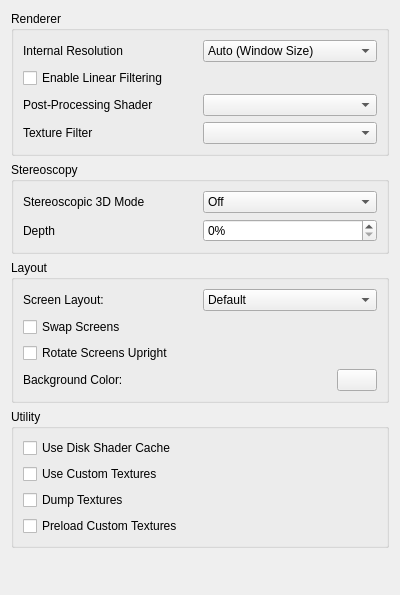
<?xml version="1.0" encoding="UTF-8"?>
<!-- Modified for Cara on 2026-11-12; see NOTICE for attribution. -->
<ui version="4.0">
 <class>ConfigureEnhancements</class>
 <widget class="QWidget" name="ConfigureEnhancements">
  <property name="geometry">
   <rect>
    <x>0</x>
    <y>0</y>
    <width>400</width>
    <height>595</height>
   </rect>
  </property>
  <property name="minimumSize">
   <size>
    <width>0</width>
    <height>0</height>
   </size>
  </property>
  <property name="windowTitle">
   <string>Form</string>
  </property>
  <layout class="QVBoxLayout" name="verticalLayout">
   <item>
    <widget class="QGroupBox" name="rendererBox">
     <property name="title">
      <string>Renderer</string>
     </property>
     <layout class="QVBoxLayout" name="verticalLayout_6">
      <item>
       <layout class="QHBoxLayout" name="horizontalLayout">
        <item>
         <widget class="QLabel" name="label">
          <property name="text">
           <string>Internal Resolution</string>
          </property>
         </widget>
        </item>
        <item>
         <widget class="QComboBox" name="resolution_factor_combobox">
          <item>
           <property name="text">
            <string>Auto (Window Size)</string>
           </property>
          </item>
          <item>
           <property name="text">
            <string>Native (400x240)</string>
           </property>
          </item>
          <item>
           <property name="text">
            <string>2x Native (800x480)</string>
           </property>
          </item>
          <item>
           <property name="text">
            <string>3x Native (1200x720)</string>
           </property>
          </item>
          <item>
           <property name="text">
            <string>4x Native (1600x960)</string>
           </property>
          </item>
          <item>
           <property name="text">
            <string>5x Native (2000x1200)</string>
           </property>
          </item>
          <item>
           <property name="text">
            <string>6x Native (2400x1440)</string>
           </property>
          </item>
          <item>
           <property name="text">
            <string>7x Native (2800x1680)</string>
           </property>
          </item>
          <item>
           <property name="text">
            <string>8x Native (3200x1920)</string>
           </property>
          </item>
          <item>
           <property name="text">
            <string>9x Native (3600x2160)</string>
           </property>
          </item>
          <item>
           <property name="text">
            <string>10x Native (4000x2400)</string>
           </property>
          </item>
         </widget>
        </item>
       </layout>
      </item>
      <item>
       <widget class="QCheckBox" name="toggle_linear_filter">
        <property name="text">
         <string>Enable Linear Filtering</string>
        </property>
       </widget>
      </item>
      <item>
       <layout class="QHBoxLayout" name="horizontalLayout_11">
        <item>
         <widget class="QLabel" name="label_2">
          <property name="text">
           <string>Post-Processing Shader</string>
          </property>
         </widget>
        </item>
        <item>
         <widget class="QComboBox" name="shader_combobox"/>
        </item>
       </layout>
      </item>
      <item>
       <layout class="QHBoxLayout" name="horizontalLayout_3">
        <item>
         <widget class="QLabel" name="label_5">
          <property name="text">
           <string>Texture Filter</string>
          </property>
         </widget>
        </item>
        <item>
         <widget class="QComboBox" name="texture_filter_combobox"/>
        </item>
       </layout>
      </item>
     </layout>
    </widget>
   </item>
   <item>
    <widget class="QGroupBox" name="groupBox">
     <property name="title">
      <string>Stereoscopy</string>
     </property>
     <layout class="QVBoxLayout" name="verticalLayout_4">
      <item>
       <layout class="QHBoxLayout" name="horizontalLayout_5">
        <item>
         <widget class="QLabel" name="label_4">
          <property name="text">
           <string>Stereoscopic 3D Mode</string>
          </property>
         </widget>
        </item>
        <item>
         <widget class="QComboBox" name="render_3d_combobox">
          <item>
           <property name="text">
            <string>Off</string>
           </property>
          </item>
          <item>
           <property name="text">
            <string>Side by Side</string>
           </property>
          </item>
          <item>
           <property name="text">
            <string>Anaglyph</string>
           </property>
          </item>
          <item>
           <property name="text">
            <string>Interlaced</string>
           </property>
          </item>
         </widget>
        </item>
       </layout>
      </item>
      <item>
       <layout class="QHBoxLayout" name="horizontalLayout_7">
        <item>
         <widget class="QLabel" name="label_3">
          <property name="text">
           <string>Depth</string>
          </property>
         </widget>
        </item>
        <item>
         <widget class="QSpinBox" name="factor_3d">
          <property name="suffix">
           <string>%</string>
          </property>
          <property name="minimum">
           <number>0</number>
          </property>
          <property name="maximum">
           <number>100</number>
          </property>
          <property name="value">
           <number>0</number>
          </property>
         </widget>
        </item>
       </layout>
      </item>
     </layout>
    </widget>
   </item>
   <item>
    <widget class="QGroupBox" name="layoutBox">
     <property name="title">
      <string>Layout</string>
     </property>
     <layout class="QVBoxLayout" name="verticalLayout_3">
      <item>
       <layout class="QHBoxLayout" name="horizontalLayout_4">
        <item>
         <widget class="QLabel" name="label1">
          <property name="text">
           <string>Screen Layout:</string>
          </property>
         </widget>
        </item>
        <item>
         <widget class="QComboBox" name="layout_combobox">
          <item>
           <property name="text">
            <string>Default</string>
           </property>
          </item>
          <item>
           <property name="text">
            <string>Single Screen</string>
           </property>
          </item>
          <item>
           <property name="text">
            <string>Large Screen</string>
           </property>
          </item>
          <item>
           <property name="text">
            <string>Side by Side</string>
           </property>
          </item>
         </widget>
        </item>
       </layout>
      </item>
      <item>
       <widget class="QCheckBox" name="swap_screen">
        <property name="text">
         <string>Swap Screens</string>
        </property>
       </widget>
      </item>
      <item>
       <widget class="QCheckBox" name="upright_screen">
        <property name="text">
         <string>Rotate Screens Upright</string>
        </property>
       </widget>
      </item>
      <item>
       <layout class="QHBoxLayout" name="horizontalLayout_6">
        <item>
         <widget class="QLabel" name="bg_label">
          <property name="text">
           <string>Background Color:</string>
          </property>
         </widget>
        </item>
        <item>
         <widget class="QPushButton" name="bg_button">
          <property name="maximumSize">
           <size>
            <width>40</width>
            <height>16777215</height>
           </size>
          </property>
         </widget>
        </item>
       </layout>
      </item>
     </layout>
    </widget>
   </item>
   <item>
    <widget class="QGroupBox" name="utilityBox">
     <property name="title">
      <string>Utility</string>
     </property>
     <layout class="QVBoxLayout" name="verticalLayout_8">
      <item>
       <widget class="QCheckBox" name="toggle_disk_shader_cache">
        <property name="text">
         <string>Use Disk Shader Cache</string>
        </property>
       </widget>
      </item>
      <item>
       <widget class="QCheckBox" name="toggle_custom_textures">
        <property name="toolTip">
         <string>&lt;html&gt;&lt;head/&gt;&lt;body&gt;&lt;p&gt;Replace textures with PNG files.&lt;/p&gt;&lt;p&gt;Textures are loaded from load/textures/[Title ID]/.&lt;/p&gt;&lt;/body&gt;&lt;/html&gt;</string>
        </property>
        <property name="text">
         <string>Use Custom Textures</string>
        </property>
       </widget>
      </item>
      <item>
       <widget class="QCheckBox" name="toggle_dump_textures">
        <property name="toolTip">
         <string>&lt;html&gt;&lt;head/&gt;&lt;body&gt;&lt;p&gt;Dump textures to PNG files.&lt;/p&gt;&lt;p&gt;Textures are dumped to dump/textures/[Title ID]/.&lt;/p&gt;&lt;/body&gt;&lt;/html&gt;</string>
        </property>
        <property name="text">
         <string>Dump Textures</string>
        </property>
       </widget>
      </item>
      <item>
       <widget class="QCheckBox" name="toggle_preload_textures">
        <property name="toolTip">
         <string>&lt;html&gt;&lt;head/&gt;&lt;body&gt;&lt;p&gt;Load all custom textures into memory on boot, instead of loading them when the game requires them.&lt;/p&gt;&lt;/body&gt;&lt;/html&gt;</string>
        </property>
        <property name="text">
         <string>Preload Custom Textures</string>
        </property>
       </widget>
      </item>
     </layout>
    </widget>
   </item>
   <item>
    <spacer name="verticalSpacer">
     <property name="orientation">
      <enum>Qt::Vertical</enum>
     </property>
     <property name="sizeHint" stdset="0">
      <size>
       <width>20</width>
       <height>165</height>
      </size>
     </property>
    </spacer>
   </item>
  </layout>
 </widget>
 <resources/>
 <connections/>
</ui>
